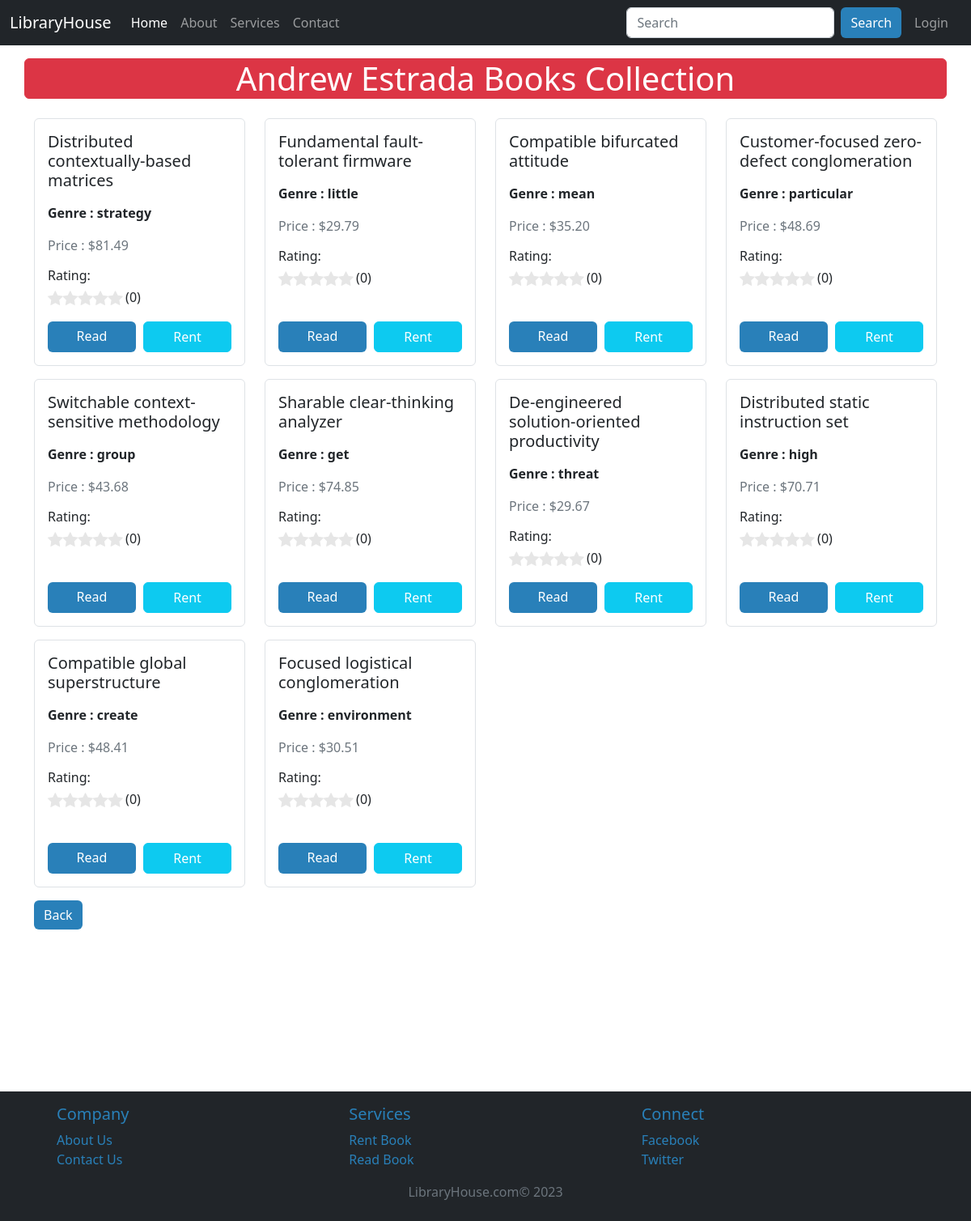
Page /get_author_books/112/ on the committed database.
### myapp/models.py (models this page shows, shortened)
class Author(models.Model):
    name = models.CharField(max_length=100)
    bio = models.TextField()
    author_pic = models.ImageField(upload_to='author/photos/',default=None,null=True)

class Book(models.Model):
    title = models.CharField(max_length=200)
    author = models.ForeignKey(Author, on_delete=models.CASCADE,related_name='books')
    genre = models.CharField(max_length=50)
    published_year = models.PositiveIntegerField()
    price = models.DecimalField(max_digits=5, decimal_places=2)
    book_content = models.TextField(default='')

### myapp/views.py (the view)
# urls.py: path('get_author_books/<int:id>/',views.get_author_books,name='get_author_books'),
def get_author_books(request,id):
    author_name = Author.objects.get(pk=id)
    get_books = Book.objects.filter(author=author_name)
    readers = Reader.objects.filter(favorite_books__in=get_books)
    data = {
        'get_books': get_books,
        'author_name': author_name.name,
        'bio':author_name.bio,
        'readers':readers,
        }
    return render(request, 'author_books.html',data)

### myapp/context_processors.py (called while the page is built)
def user_authentication(request):
    user = get_user(request)
    return {'user': user, 'is_authenticated': user.is_authenticated}

### templates/author_books.html (shortened to what this page needs)
{% extends 'base.html' %}
{% block content %}
<div class="container my-3">
  <div class="row">
    <h1 class="border border-danger rounded bg-danger text-white text-center mb-4">{{author_name}} Books Collection</h1>
    {% for book in get_books %}
    <div class="col-md-3 mb-3">
      <div class="card border rounded">
        <div class="card-body" id="bookcardbody">
          <h5 class="card-title" >{{ book.title }}</h5>
          <p class="card-text booktextcard" style="font-weight:bold;">Genre : {{ book.genre }}</p>
          <p class="card-text booktextcard text-secondary" >Price : ${{ book.price }}</p>
          <div class="info-col">
            <h6 class="heading mt-3">Rating:</h6>
            <div class="rating d-flex align-items-center" id="book-rating" data-author-id="{{ book.author.id }}" data-book-id="{{book.id}}">
              <i class="fa fa-star mr-1" data-star="1"></i>
              <i class="fa fa-star mr-1" data-star="2"></i>
              <i class="fa fa-star mr-1" data-star="3"></i>
              <i class="fa fa-star mr-1" data-star="4"></i>
              <i class="fa fa-star mr-1" data-star="5"></i>
              <span class="rating-count" id="ratingCount">(0)</span>
            </div>
          </div>
        </div>
        <div class="d-flex justify-content-between mx-3 mb-3">
          <a role="button" href="{% if user.is_authenticated %}{% url 'book_detail' book.id %}{% else %}{% url 'login_page' %}{% endif %}" class="btn btn-danger bg-success text-white book-titles" style="width: 48%; text-decoration:none !important;">
            Read
          </a>
          <a role="button" href="{% if user.is_authenticated %}{% url 'rent_book' book.id %}{% else %}{% url 'login_page' %}{% endif %}" class="btn btn-info bg-info text-white book-titles" style="width: 48%;  text-decoration:none !important;">
            Rent
          </a>
        </div>
      </div>
    </div>
    {% endfor %}
  </div>
  <a role="button" style="text-decoration:none !important;" href="{% url 'index' %}" class="btn btn-danger bg-success text-white book-titles">
  Back
  </a>
</div>
{% endblock content %}

### static/css/style.css (style rules this page uses)
.btn-danger { background-color: #2980b9 !important; border: #2980b9 !important; }
.info-col .fa-star { color: #e6e6e6; font-size: 20px; outline: none; }

### templates/base.html (style rules this page uses)
.text-white { color: rgb(243, 240, 240); }
:root { --primary: #000000; --background: #232323; --secondary-background: #F2F2F2; --gray: #847F90; --gray-hover: #171717; --primary-hover: #555555; --link-gray: #666666; --link-gray-hover: #171717; --gray: #E1E1E1; --gray-border: #E6E6E6; --white: #FCFCFC; --navbar-height: 64px; }

### templates/author_books.html (style rules this page uses)
#bookcardbody { max-height: 250px; height: 250px; }
.booktextcard { margin-top:1rem; }
#ratingCount { text-align: center; margin-left:0.2rem; margin-top: -3px; }

### rows in the picture
Author: name "Andrew Estrada"
Book: title "Distributed contextually-based matrices", genre "strategy", price "81.49"
Book: title "Fundamental fault-tolerant firmware", genre "little", price "29.79"
Book: title "Compatible bifurcated attitude", genre "mean", price "35.20"
Book: title "Customer-focused zero-defect conglomeration", genre "particular", price "48.69"
Book: title "Switchable context-sensitive methodology", genre "group", price "43.68"
Book: title "Sharable clear-thinking analyzer", genre "get", price "74.85"
Book: title "De-engineered solution-oriented productivity", genre "threat", price "29.67"
Book: title "Distributed static instruction set", genre "high", price "70.71"
Book: title "Compatible global superstructure", genre "create", price "48.41"
Book: title "Focused logistical conglomeration", genre "environment", price "30.51"
